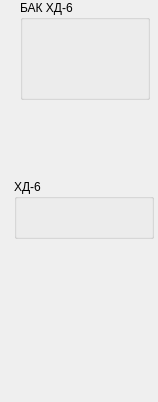
  <widget class="QWidget" name="dgroup_9" native="true">
   <property name="geometry">
    <rect>
     <x>740</x>
     <y>10</y>
     <width>158</width>
     <height>402</height>
    </rect>
   </property>
   <widget class="DoserPanel" name="cpanel_6">
    <property name="geometry">
     <rect>
      <x>20</x>
      <y>0</y>
      <width>130</width>
      <height>100</height>
     </rect>
    </property>
    <property name="title">
     <string>БАК ХД-6</string>
    </property>
    <property name="precision">
     <number>3</number>
    </property>
   </widget>
   <widget class="Animation" name="dosator_10">
    <property name="geometry">
     <rect>
      <x>42</x>
      <y>182</y>
      <width>86</width>
      <height>131</height>
     </rect>
    </property>
    <property name="contextMenuPolicy">
     <enum>Qt::CustomContextMenu</enum>
    </property>
    <property name="source">
     <url>
      <string>qrc:/concrete/dadditions.mng</string>
     </url>
    </property>
    <property name="playbackHints">
     <set>Animation::Bounce</set>
    </property>
    <widget class="QPushButton" name="dopen_12">
     <property name="geometry">
      <rect>
       <x>27</x>
       <y>60</y>
       <width>32</width>
       <height>32</height>
      </rect>
     </property>
     <property name="text">
      <string/>
     </property>
     <property name="checkable">
      <bool>true</bool>
     </property>
     <property name="flat">
      <bool>true</bool>
     </property>
     <property name="style" stdset="0">
      <string>open</string>
     </property>
    </widget>
   </widget>
   <widget class="Animation" name="container_17">
    <property name="geometry">
     <rect>
      <x>7</x>
      <y>90</y>
      <width>84</width>
      <height>82</height>
     </rect>
    </property>
    <property name="contextMenuPolicy">
     <enum>Qt::CustomContextMenu</enum>
    </property>
    <property name="source">
     <url>
      <string>qrc:/concrete/pump.mng</string>
     </url>
    </property>
    <widget class="QPushButton" name="open_18">
     <property name="geometry">
      <rect>
       <x>29</x>
       <y>27</y>
       <width>32</width>
       <height>32</height>
      </rect>
     </property>
     <property name="text">
      <string/>
     </property>
     <property name="flat">
      <bool>true</bool>
     </property>
     <property name="style" stdset="0">
      <string>open</string>
     </property>
    </widget>
   </widget>
   <widget class="Animation" name="animation_12">
    <property name="geometry">
     <rect>
      <x>69</x>
      <y>308</y>
      <width>32</width>
      <height>95</height>
     </rect>
    </property>
    <property name="source">
     <url>
      <string>qrc:/concrete/water-rain.mng</string>
     </url>
    </property>
    <property name="playbackHints">
     <set>Animation::Ceaseless</set>
    </property>
   </widget>
   <widget class="DosatorPanel" name="dpanel_10">
    <property name="geometry">
     <rect>
      <x>14</x>
      <y>179</y>
      <width>140</width>
      <height>60</height>
     </rect>
    </property>
    <property name="title">
     <string>ХД-6</string>
    </property>
    <property name="weight">
     <double>0.000000000000000</double>
    </property>
    <property name="precision">
     <number>3</number>
    </property>
   </widget>
   <widget class="Animation" name="container_18">
    <property name="geometry">
     <rect>
      <x>85</x>
      <y>112</y>
      <width>42</width>
      <height>42</height>
     </rect>
    </property>
    <property name="contextMenuPolicy">
     <enum>Qt::CustomContextMenu</enum>
    </property>
    <property name="source">
     <url>
      <string>qrc:/concrete/valve.mng</string>
     </url>
    </property>
    <property name="playbackHints">
     <set>Animation::Bounce</set>
    </property>
   </widget>
   <widget class="QPushButton" name="open_19">
    <property name="geometry">
     <rect>
      <x>126</x>
      <y>117</y>
      <width>32</width>
      <height>32</height>
     </rect>
    </property>
    <property name="text">
     <string/>
    </property>
    <property name="flat">
     <bool>true</bool>
    </property>
    <property name="style" stdset="0">
     <string>open</string>
    </property>
   </widget>
   <widget class="QPushButton" name="ack_6">
    <property name="geometry">
     <rect>
      <x>57</x>
      <y>320</y>
      <width>54</width>
      <height>50</height>
     </rect>
    </property>
    <property name="text">
     <string/>
    </property>
    <property name="icon">
     <iconset resource="../resources/concrete.qrc">
      <normaloff>:/concrete/attention.png</normaloff>:/concrete/attention.png</iconset>
    </property>
    <property name="iconSize">
     <size>
      <width>48</width>
      <height>48</height>
     </size>
    </property>
    <property name="flat">
     <bool>true</bool>
    </property>
   </widget>
   <zorder>dosator_10</zorder>
   <zorder>container_17</zorder>
   <zorder>animation_12</zorder>
   <zorder>dpanel_10</zorder>
   <zorder>container_18</zorder>
   <zorder>open_19</zorder>
   <zorder>cpanel_6</zorder>
   <zorder>ack_6</zorder>
  </widget>
